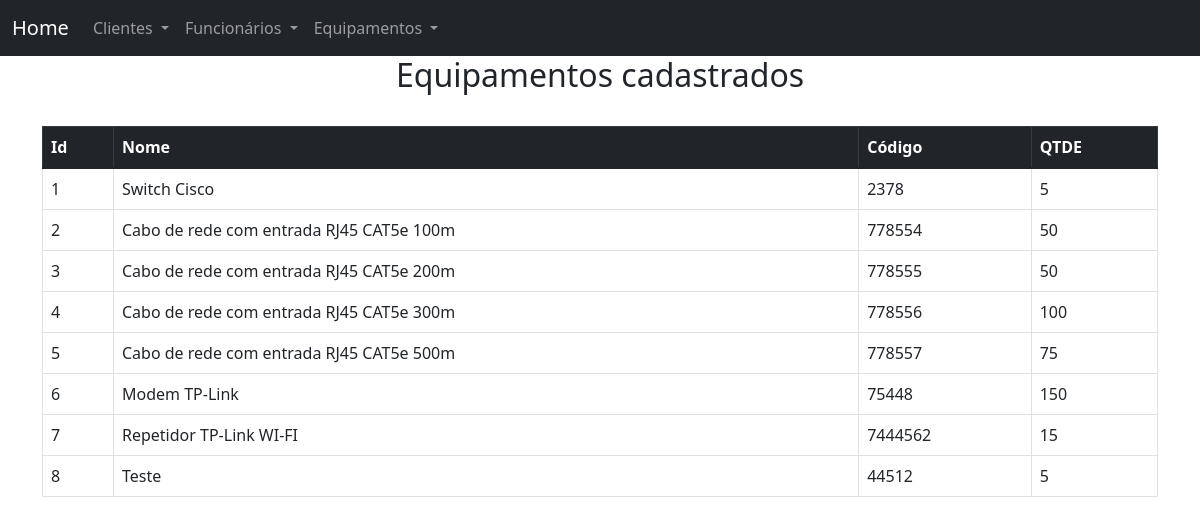
/consultaequipamentos, run on an earlier commit of the app's database.
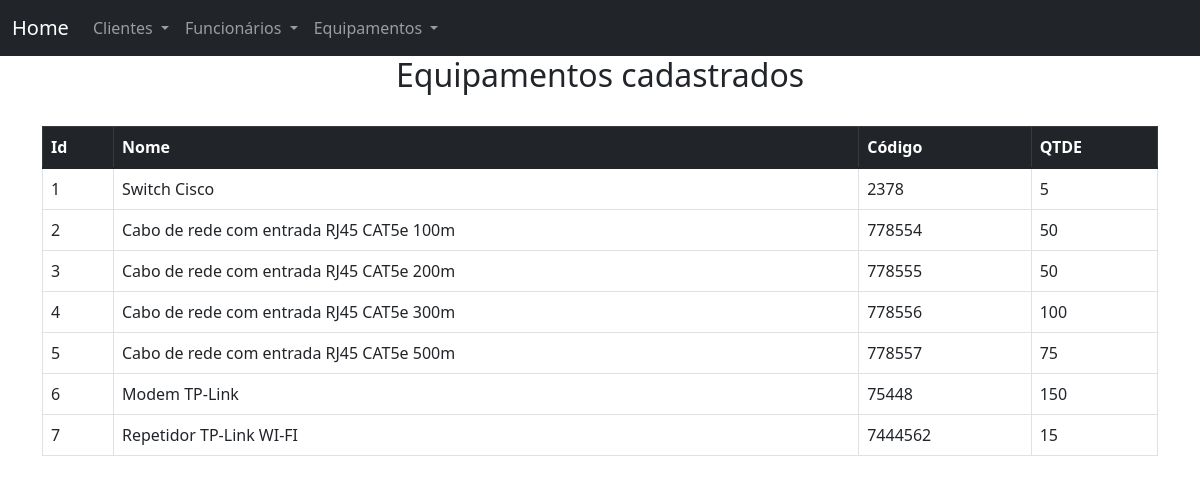
And on a later commit of the database.
### main.py (models this page shows, shortened)
class Equipamentos(db.Model):
    id_equipamento = db.Column(db.Integer, primary_key=True)
    name = db.Column(db.String(80), nullable=False)
    codigo = db.Column(db.String(120), nullable=False)
    qtde = db.Column(db.Integer, nullable=False)

### main.py (the view)
@app.route('/consultaequipamentos')
def consulta_equipamentos():
    equipamentos = Equipamentos.query.all()
    return render_template('consultaequipamentos.html', equipamentos=equipamentos)

### templates/consultaequipamentos.html
{% extends "base.html" %}
{% block conteudo %}
<h2 style="text-align: center;">Equipamentos cadastrados</h2>
<br>
<table class="table table-bordered table-hover">
    <thead class="table-dark">
        <tr>
          <th scope="col">Id</th>
          <th scope="col">Nome</th>
          <th scope="col">Código</th>
          <th scope="col">QTDE</th>
        </tr>
    </thead>
    <tbody>
        {% for equipamentos in equipamentos %}
        <tr>
            <td>{{ equipamentos.id_equipamento }}</td>
            <td>{{ equipamentos.name }}</td>
            <td>{{ equipamentos.codigo }}</td>
            <td>{{ equipamentos.qtde }}</td>
        </tr>
        {% endfor %}
    </tbody>
</table>
{% endblock conteudo %}

What changed in the data, as far as the page shows it:
removed Equipamentos: id_equipamento "8", name "Teste", codigo "44512", qtde "5"
